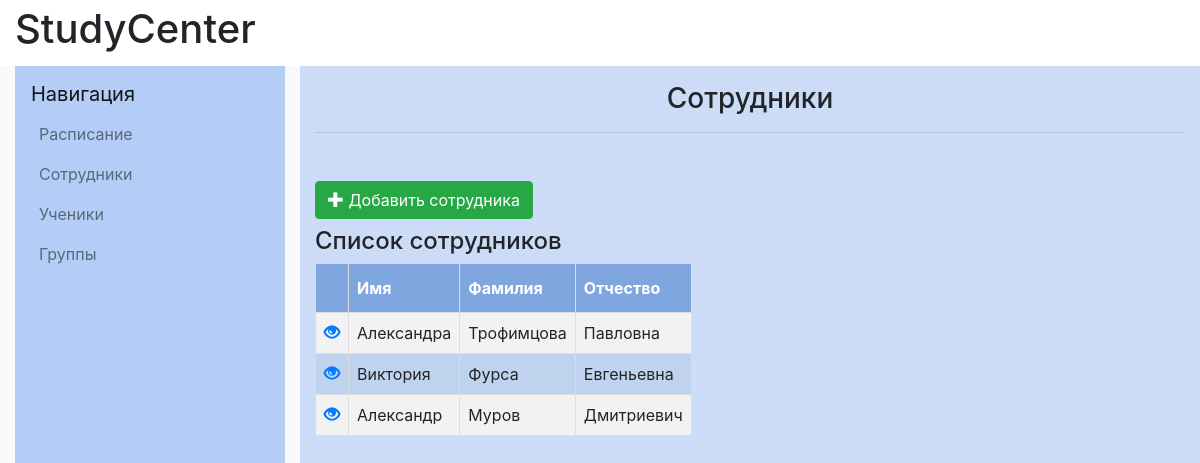
Page /workers/ on the earlier database version.
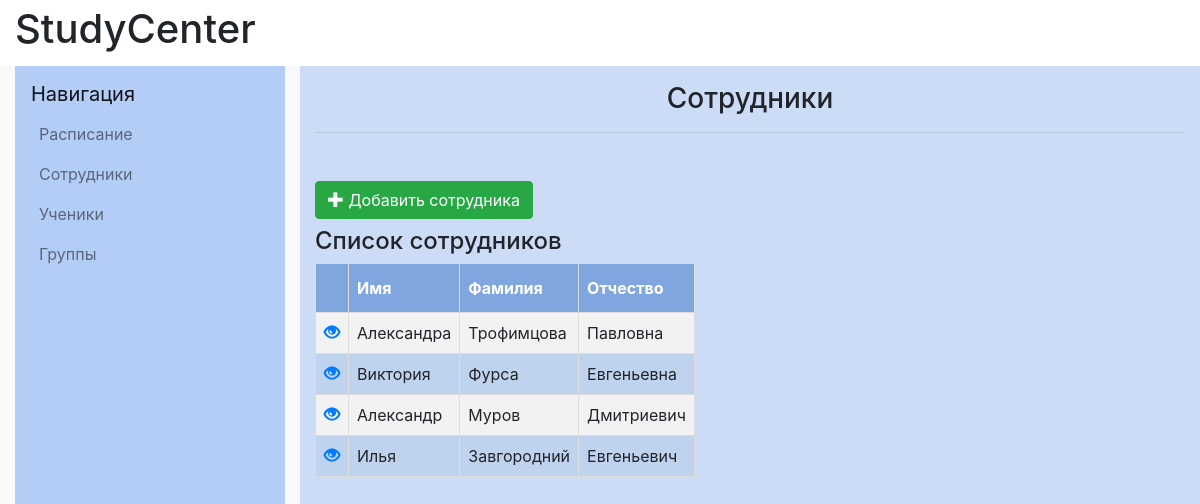
Same page on the later database version.
### catalog/models.py (models this page shows, shortened)
class Worker(models.Model):
    firstname=models.CharField(max_length=20, verbose_name="Имя")
    lastname=models.CharField(max_length=20, verbose_name="Фамилия")
    fathername=models.CharField(max_length=20, verbose_name="Отчество")
    date_of_birth=models.DateField(verbose_name="Дата рождения")
    gender=models.IntegerField(validators=[MinValueValidator(0), MaxValueValidator(1)], verbose_name="Пол")
    subject = models.ManyToManyField(Subject, verbose_name="Дисциплины")
    phone_number=models.CharField(max_length=11,validators=[MinLengthValidator(11)], verbose_name="Номер телефона")
    email=models.EmailField(verbose_name="E-mail")
    objects=models.Manager()
    registration_date=models.DateField()
    DoesNotExist = models.Manager

### catalog/views.py (the view)
# urls.py: path('workers/', views.workers, name='workers'),
def workers(request):
    workers=Worker.objects.all()
    return render(request, "worker/workers.html",{"workers": workers})

### catalog/templates/worker/workers.html (shortened to what this page needs)
{% extends "base_generic.html" %}
{% block content%}
            <div class="col-md-8 col-lg-9 content-container" style="background-color: #ccdbf6">
                <h1 class="h3 text-center mt-3">Сотрудники</h1>
                <hr class="mb-5">
                <section >
                    <a class="btn btn-success" href="{% url 'worker_new' %}" class="top-menu"><span class="glyphicon glyphicon-plus"></span> Добавить сотрудника</a>
                    <h4>Список сотрудников</h4>
                    <table id="mytable">
                        <tr><th> </th></th><th>Имя</th><th>Фамилия</th><th>Отчество</th></tr>
                        {% for worker in workers %}
                        <tr><td><a href="{% url 'worker_detail' pk=worker.pk %}" class="top-menu"><span class="glyphicon glyphicon-eye-open"></span></a></td>
                            <td>{{ worker.firstname }}</td>
                            <td>{{ worker.lastname }}</td>
                            <td>{{ worker.fathername }}</td></tr>
                        {% endfor %}
                    </table>
                </section>
            </div>
{% endblock content %}

Differences in the rows shown:
added Worker: firstname "Илья", lastname "Завгородний", fathername "Евгеньевич"
